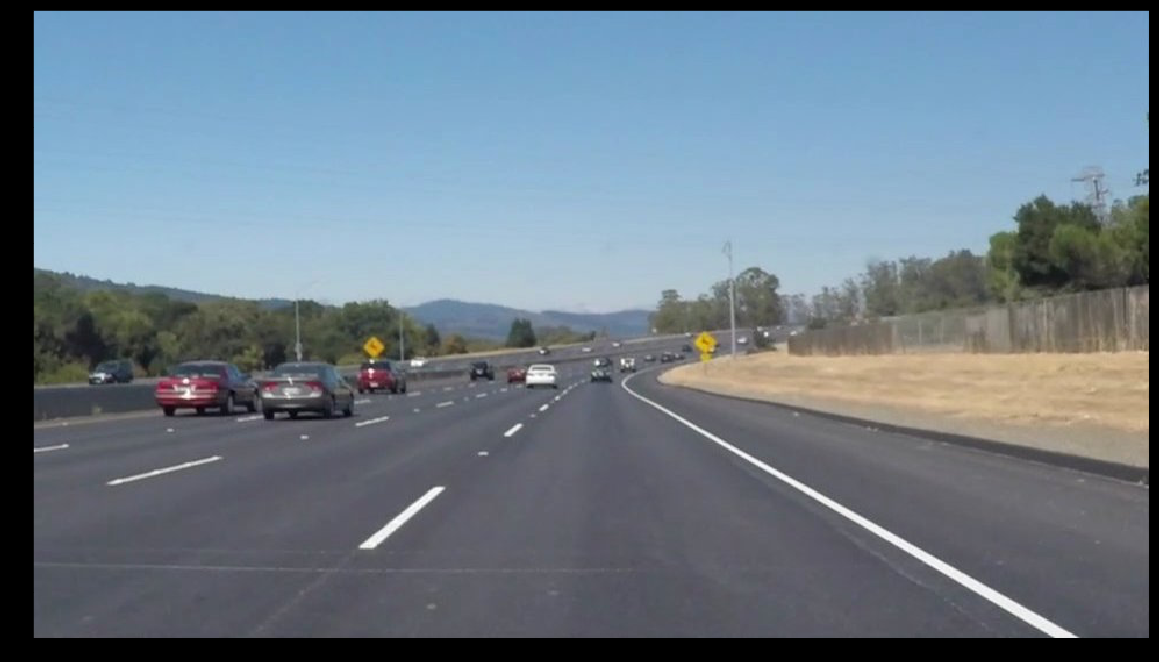
#> input picture TKLL-LineDection/lane1.png, 1159 x 662 px
$ python test1.py
#> lines starting #> are read from the running program, lines starting #| are printed output that depends on the picture; after the words box and inside, x2 and y2 are one past the last pixel; in counts of white or black regions, pixels touching at a corner belong together
import cv2
import numpy as np
import matplotlib.pyplot as plt
#kich thuoc khung hinh
left= 200
right= 1100
# dinh cua hinh tam giac
y = 250
x = 550

def canny(image):
    gray = cv2.cvtColor(lane_image, cv2.COLOR_RGB2GRAY)
    blur = cv2.GaussianBlur(gray, (5, 5), 0)
    canny = cv2.Canny(blur, 50, 150)
    return canny

def region(image):
    height = image.shape[0]
    polygons = np.array([
    [(left, height), (right, height), (x, y)]
    ])
    mask = np.zeros_like(image)
    cv2.fillPoly(mask, polygons, 255)
    masked_image = cv2.bitwise_and(canny, mask)
    return masked_image

def display_Lines(image, lines):
    line_image = np.zeros_like(image)
    if lines is not None:
        for line in lines:
            print(line)
            x1, y1, x2, y2= line.reshape(4)
            cv2.line(line_image, (x1, y1), (x2, y2), (255, 0 ,0), 10)
    return line_image
image= cv2.imread('lane1.png')
#> image is the input picture: shape (662, 1159, 3); mean B, G, R 134.9, 122.6, 108.1
lane_image = np.copy(image)
canny = canny(lane_image)
#> in canny, `gray = cv2.cvtColor(lane_image, cv2.COLOR_RGB2GRAY)`:
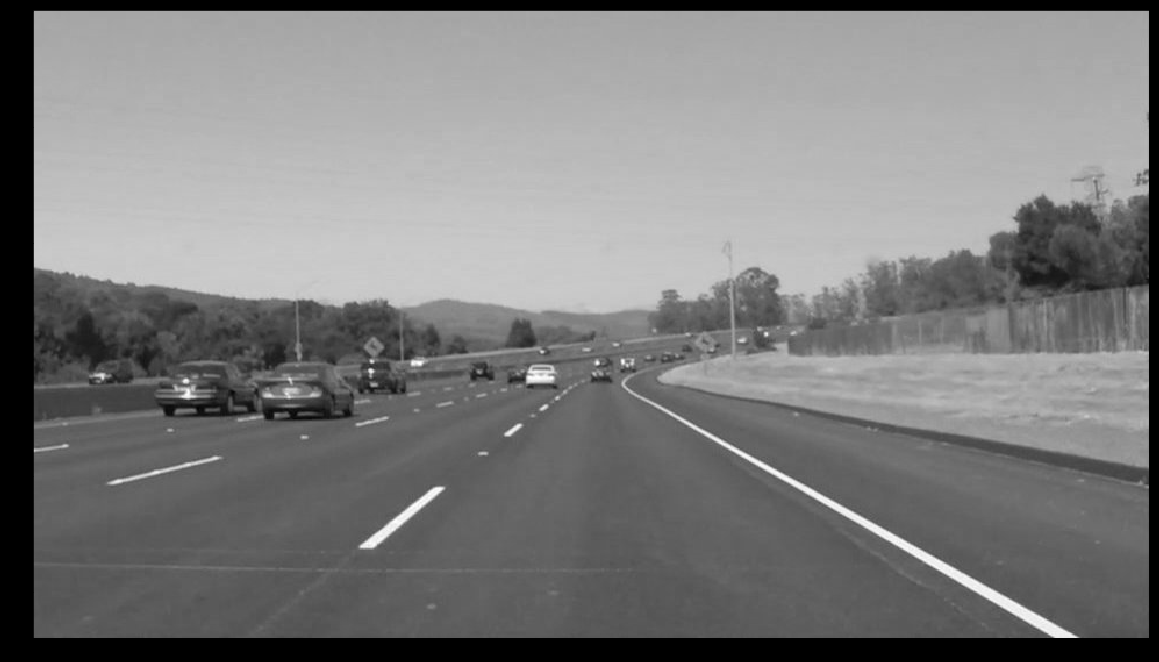
#> gray: shape (662, 1159); min 0, max 255, mean 124.6
#> in canny, `canny = cv2.Canny(blur, 50, 150)`:
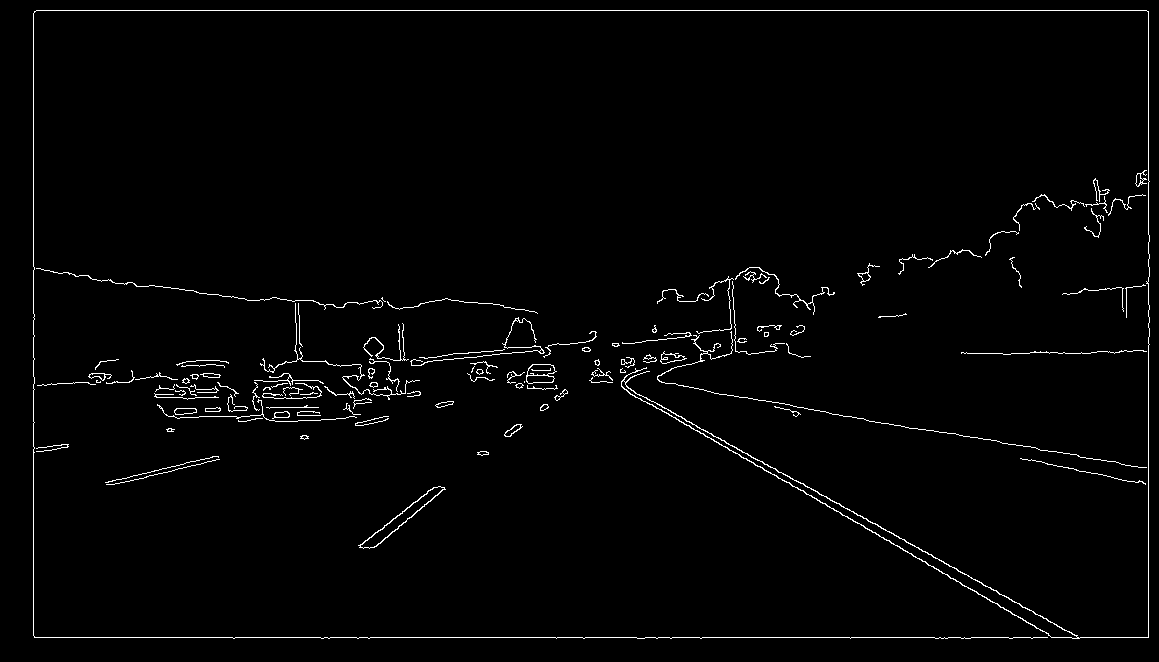
#> canny: shape (662, 1159); 1.7% white in thin lines or dots
cropped_image = region(canny)
#> in region, `cv2.fillPoly(mask, polygons, 255)`: mask: shape (662, 1159); 24.2% white; 1 white region, box (x1, y1, x2, y2) and area: (200, 250, 1100, 662) 185675
#> in region, `masked_image = cv2.bitwise_and(canny, mask)`:
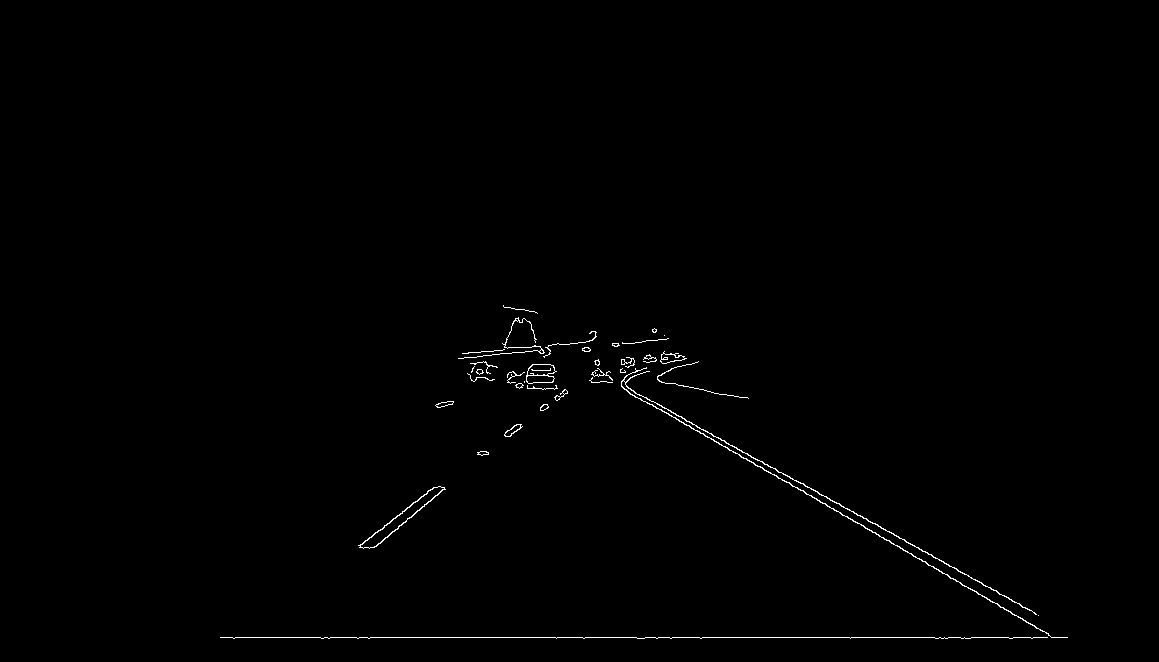
#> masked_image: shape (662, 1159); 0.52% white in thin lines or dots, all inside (x1, y1, x2, y2) = (220, 305, 1068, 639)
lines= cv2.HoughLinesP(cropped_image,2, np.pi/180,100 , np.array([]), minLineLength=40, maxLineGap=5)
#> lines = [[220, 637, 636, 637], [621, 384, 1038, 615], [640, 398, 1055, 637], [374, 547, 444, 488], [477, 356, 549, 349], [365, 540, 435, 487], [772, 637, 828, 637], [949, 577, 1053, 637], [995, 637, 1051, 637], [462, 353, 504, 349], [507, 375, 548, 375]]
line_image = display_Lines(lane_image, lines)
#> the loop in display_Lines, `for line in lines:` made 11 passes
#| [[220 637 636 637]]
#| [[ 621  384 1038  615]]
#| [[ 640  398 1055  637]]
#| [[374 547 444 488]]
#| [[477 356 549 349]]
#| [[365 540 435 487]]
#| [[772 637 828 637]]
#| [[ 949  577 1053  637]]
#> (further printed lines are left out)
#> after the loop in display_Lines, `for line in lines:`:
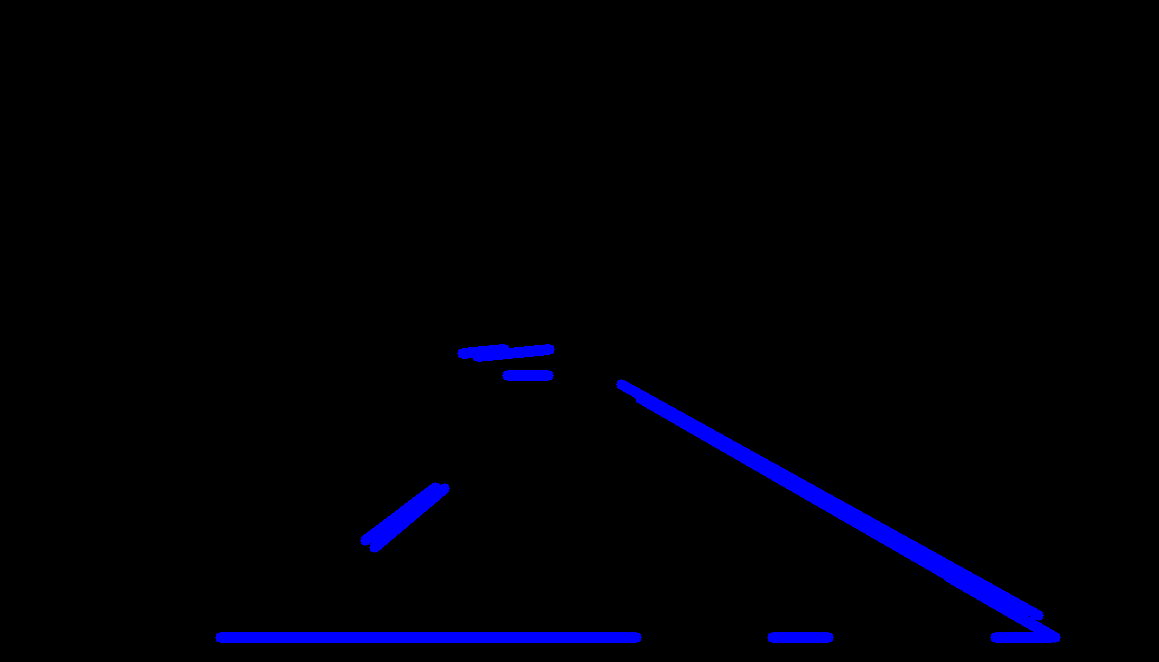
#> line_image: shape (662, 1159, 3); mean of channels 0, 1, 2 6, 0, 0; drawn as B, G, R
combo_image = cv2.addWeighted(lane_image, 0.8, line_image,1 , 1)
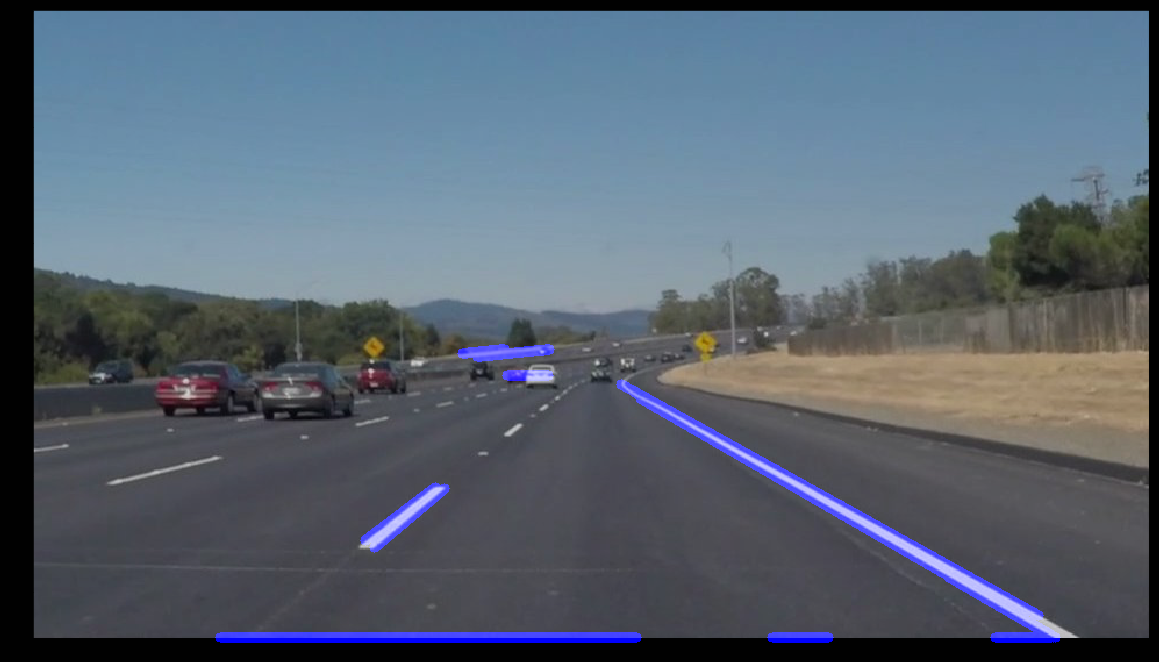
#> combo_image: shape (662, 1159, 3); mean B, G, R 112.7, 99.1, 87.5
plt.imshow(canny)
plt.show()
print(image.shape[0], 'image')
#| 662 image
#cv2.imshow("result", canny)
cv2.imshow("result", combo_image)
cv2.waitKey(0)

$ run again, with TKLL-LineDection/Test2.png copied over TKLL-LineDection/lane1.png
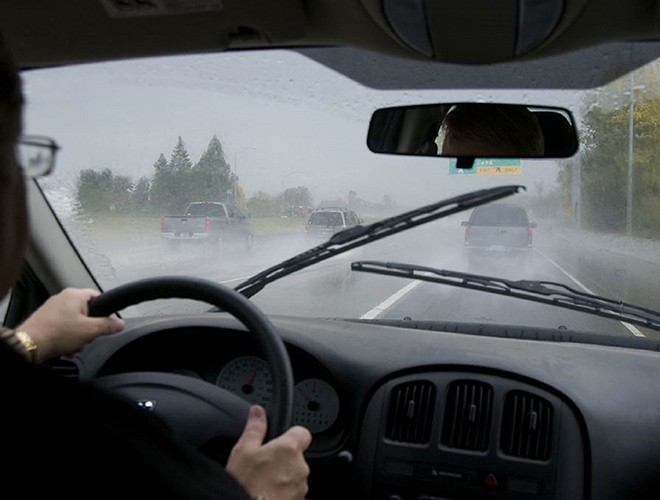
#> input picture TKLL-LineDection/Test2.png, 660 x 500 px
#> image is the input picture: shape (500, 660, 3); mean B, G, R 89.1, 87.4, 84.5
#> in canny, `canny = cv2.Canny(blur, 50, 150)`:
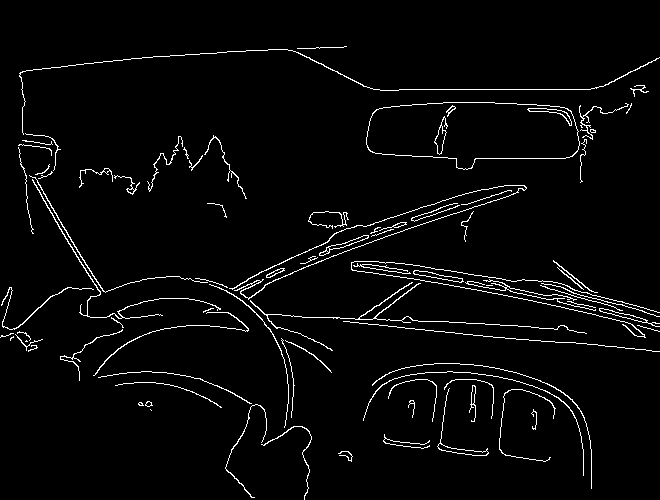
#> canny: shape (500, 660); 3.3% white in thin lines or dots
#> mask: shape (500, 660); 20.7% white; 1 white region, box (x1, y1, x2, y2) and area: (201, 250, 660, 500) 68425
#> masked_image: shape (500, 660); 0.94% white in thin lines or dots, all inside (x1, y1, x2, y2) = (233, 260, 660, 500)
#> lines = [[522, 339, 567, 342], [557, 301, 651, 323], [463, 334, 521, 339], [491, 292, 598, 315], [553, 260, 609, 305], [498, 289, 557, 300], [600, 308, 645, 319], [384, 439, 429, 445], [607, 301, 653, 314], [574, 290, 653, 310], [505, 455, 545, 461]]
#> the loop in display_Lines, `for line in lines:` made 11 passes
#> (printed output is left out)
#> `combo_image = cv2.addWeighted(lane_image, 0.8, line_image,1 , 1)`:
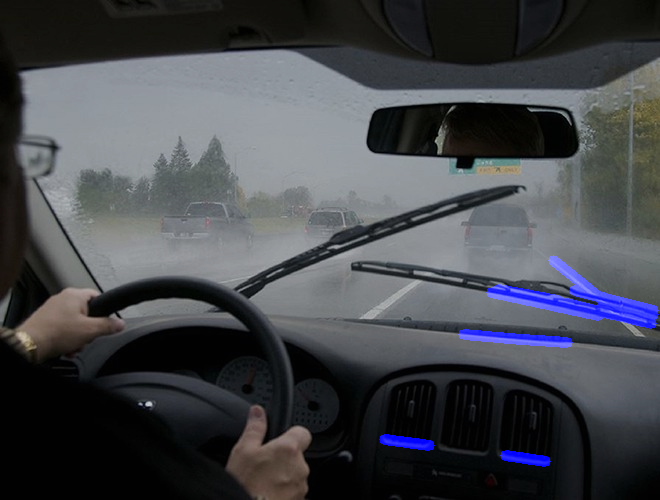
#> combo_image: shape (500, 660, 3); mean B, G, R 75.9, 70.9, 68.6
#| 500 image

$ run again, with TKLL-LineDection/Test3.png copied over TKLL-LineDection/lane1.png
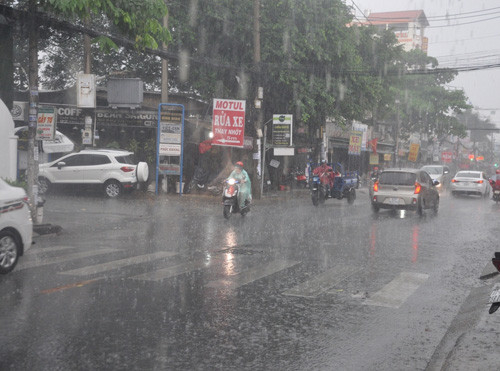
#> input picture TKLL-LineDection/Test3.png, 500 x 371 px
#> image is the input picture: shape (371, 500, 3); mean B, G, R 121.7, 120.9, 121.8
#> in canny, `canny = cv2.Canny(blur, 50, 150)`:
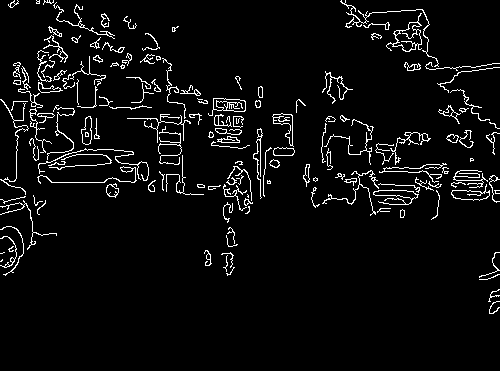
#> canny: shape (371, 500); 4.9% white in thin lines or dots, all inside (x1, y1, x2, y2) = (0, 0, 500, 314)
#> mask: shape (371, 500); 8.4% white; 1 white region, box (x1, y1, x2, y2) and area: (202, 267, 500, 371) 15645
#> masked_image: shape (371, 500); 0.07% white in thin lines or dots, all inside (x1, y1, x2, y2) = (479, 268, 500, 314)
#> lines = None
#> line_image: shape (371, 500, 3); every value is 0
#> `combo_image = cv2.addWeighted(lane_image, 0.8, line_image,1 , 1)`:
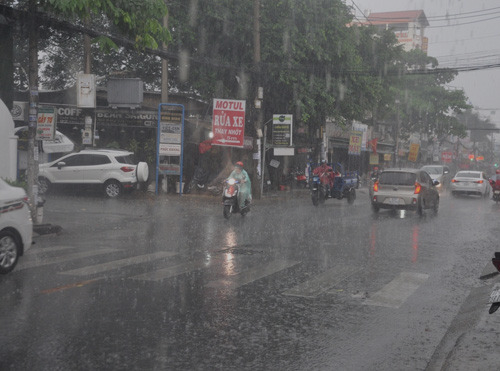
#> combo_image: shape (371, 500, 3); mean B, G, R 98.3, 97.7, 98.4
#| 371 image
